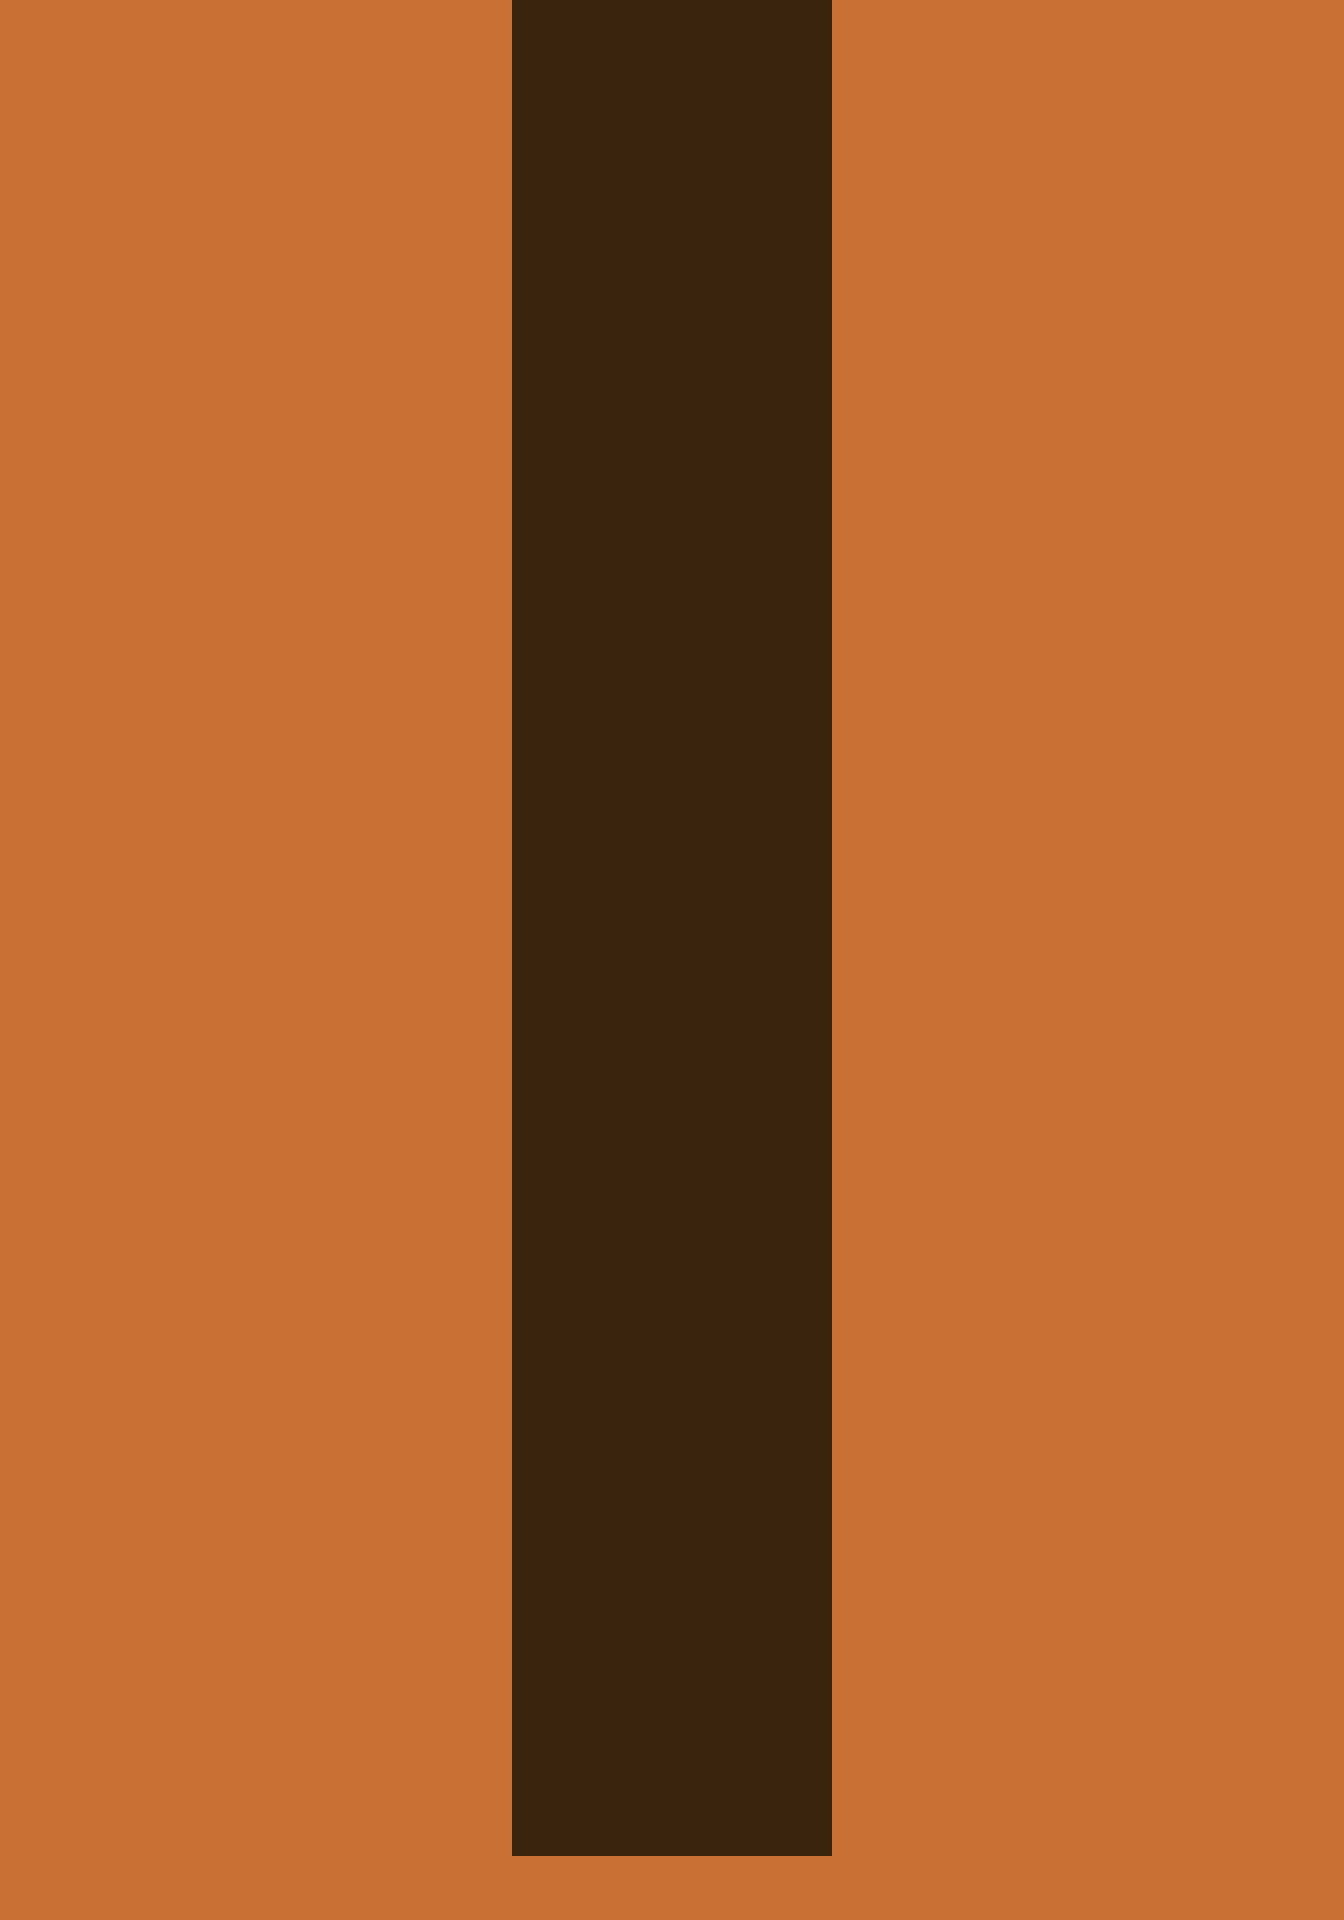

Rendered tile map (Tiled .tmx) drawn with the repository's tilesets; below, a short description and the full map source, tile grids included:
An orthogonal 21x30 tile map with 64x64 px tiles, 1 tile layer (MainTile), 9 tilesets and 5 objects (finish_trigger, obstacle).

<map version="1.2" tiledversion="1.2.1" orientation="orthogonal" renderorder="right-down" width="21" height="30" tilewidth="64" tileheight="64" infinite="0" backgroundcolor="#392410" nextlayerid="5" nextobjectid="376">
 <tileset firstgid="1" source="../tilesets/walls.tsx" />
 <tileset firstgid="8" source="../tilesets/podge.tsx" />
 <tileset firstgid="9" source="../tilesets/waffles.tsx" />
 <tileset firstgid="28" source="../tilesets/windmills.tsx" />
 <tileset firstgid="30" source="../tilesets/barrels.tsx" />
 <tileset firstgid="31" source="../tilesets/balloons.tsx" />
 <tileset firstgid="32" source="../tilesets/spikes.tsx" />
 <tileset firstgid="34" source="../tilesets/bump_bat.tsx" />
 <tileset firstgid="35" source="../tilesets/leaf.tsx" />
 <objectgroup id="1" name="BackgroundObject" />
 <layer id="2" name="MainTile" width="21" height="30">
  <data encoding="csv">
1,1,1,1,1,1,1,1,0,0,0,0,0,1,1,1,1,1,1,1,1,
1,1,1,1,1,1,1,1,0,0,0,0,0,1,1,1,1,1,1,1,1,
1,1,1,1,1,1,1,1,0,0,0,0,0,1,1,1,1,1,1,1,1,
1,1,1,1,1,1,1,1,0,0,0,0,0,1,1,1,1,1,1,1,1,
1,1,1,1,1,1,1,1,0,0,0,0,0,1,1,1,1,1,1,1,1,
1,1,1,1,1,1,1,1,0,0,0,0,0,1,1,1,1,1,1,1,1,
1,1,1,1,1,1,1,1,0,0,0,0,0,1,1,1,1,1,1,1,1,
1,1,1,1,1,1,1,1,0,0,0,0,0,1,1,1,1,1,1,1,1,
1,1,1,1,1,1,1,1,0,0,0,0,0,1,1,1,1,1,1,1,1,
1,1,1,1,1,1,1,1,0,0,0,0,0,1,1,1,1,1,1,1,1,
1,1,1,1,1,1,1,1,0,0,0,0,0,1,1,1,1,1,1,1,1,
1,1,1,1,1,1,1,1,0,0,0,0,0,1,1,1,1,1,1,1,1,
1,1,1,1,1,1,1,1,0,0,0,0,0,1,1,1,1,1,1,1,1,
1,1,1,1,1,1,1,1,0,0,0,0,0,1,1,1,1,1,1,1,1,
1,1,1,1,1,1,1,1,0,0,0,0,0,1,1,1,1,1,1,1,1,
1,1,1,1,1,1,1,1,0,0,0,0,0,1,1,1,1,1,1,1,1,
1,1,1,1,1,1,1,1,0,0,0,0,0,1,1,1,1,1,1,1,1,
1,1,1,1,1,1,1,1,0,0,0,0,0,1,1,1,1,1,1,1,1,
1,1,1,1,1,1,1,1,0,0,0,0,0,1,1,1,1,1,1,1,1,
1,1,1,1,1,1,1,1,0,0,0,0,0,1,1,1,1,1,1,1,1,
1,1,1,1,1,1,1,1,0,0,0,0,0,1,1,1,1,1,1,1,1,
1,1,1,1,1,1,1,1,0,0,0,0,0,1,1,1,1,1,1,1,1,
1,1,1,1,1,1,1,1,0,0,0,0,0,1,1,1,1,1,1,1,1,
1,1,1,1,1,1,1,1,0,0,0,0,0,1,1,1,1,1,1,1,1,
1,1,1,1,1,1,1,1,0,0,0,0,0,1,1,1,1,1,1,1,1,
1,1,1,1,1,1,1,1,0,0,0,0,0,1,1,1,1,1,1,1,1,
1,1,1,1,1,1,1,1,0,0,0,0,0,1,1,1,1,1,1,1,1,
1,1,1,1,1,1,1,1,0,0,0,0,0,1,1,1,1,1,1,1,1,
1,1,1,1,1,1,1,1,0,0,0,0,0,1,1,1,1,1,1,1,1,
1,1,1,1,1,1,1,1,1,1,1,1,1,1,1,1,1,1,1,1,1
</data>
 </layer>
 <objectgroup id="3" name="MainObject">
  <object id="284" type="finish_trigger" x="512" y="0" width="320" height="64" />
 </objectgroup>
 <objectgroup id="4" name="ForegroundObject">
  <object id="317" gid="8" x="640" y="1696" width="64" height="64" />
  <object id="373" gid="8" x="640" y="1792" width="64" height="64" />
  <object id="374" type="obstacle" gid="9" x="544" y="1504" width="128" height="128" />
  <object id="375" gid="9" x="672" y="1184" width="128" height="128" />
 </objectgroup>
</map>
